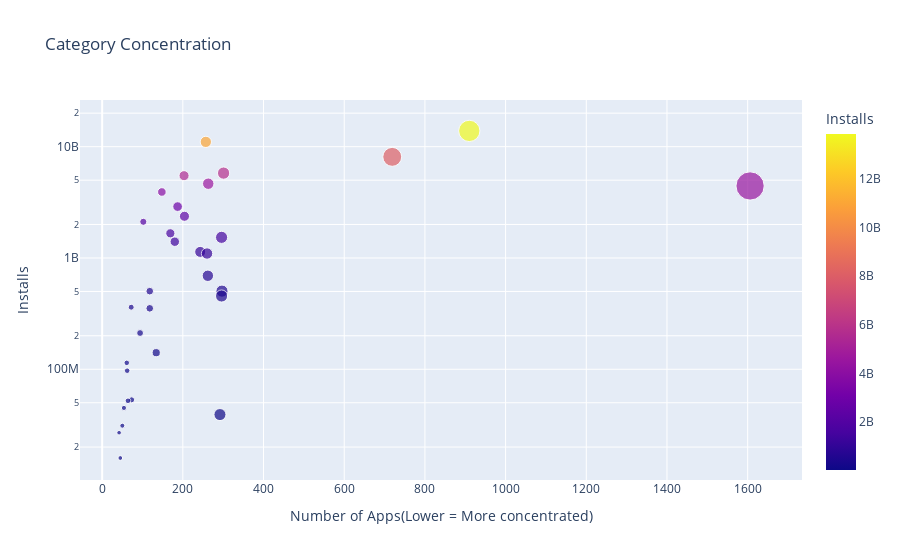

The code cell stored with this chart in its notebook:
### Code cell
fig = px.scatter(data_frame=category_installs_app, x='App', y='Installs', color='Installs', size='App', hover_name=category_installs_app.index, title='Category Concentration')
fig.update_layout(xaxis_title = 'Number of Apps(Lower = More concentrated)', yaxis=dict(type='log'))
fig.show()

### Figure 1 — Plotly figure (JSON) as saved in the notebook; plotly's stock layout.template omitted (floating-point values rounded to 4 significant figures)
{"data": [{"hovertemplate": "<b>%{hovertext}</b><br><br>App=%{marker.size}<br>Installs=%{marker.color}<extra></extra>", "hovertext": ["GAME", "COMMUNICATION", "TOOLS", "PRODUCTIVITY", "SOCIAL", "PHOTOGRAPHY", "FAMILY", "VIDEO_PLAYERS", "TRAVEL_AND_LOCAL", "NEWS_AND_MAGAZINES", "ENTERTAINMENT", "BOOKS_AND_REFERENCE", "PERSONALIZATION", "SHOPPING", "HEALTH_AND_FITNESS", "SPORTS", "BUSINESS", "LIFESTYLE", "MAPS_AND_NAVIGATION", "FINANCE", "WEATHER", "EDUCATION", "FOOD_AND_DRINK", "DATING", "ART_AND_DESIGN", "HOUSE_AND_HOME", "AUTO_AND_VEHICLES", "LIBRARIES_AND_DEMO", "COMICS", "MEDICAL", "PARENTING", "BEAUTY", "EVENTS"], "legendgroup": "", "marker": {"color": [13858762717, 11039241530, 8099724500, 5788070180, 5487841475, 4649143130, 4437554490, 3916897200, 2894859300, 2369110650, 2113660000, 1665791655, 1532341930, 1400331540, 1134006220, 1096431465, 692018120, 503611120, 503267560, 455249400, 361096500, 352852000, 211677750, 140912410, 114233100, 97082000, 53129800, 52083000, 44931100, 39162676, 31116110, 26916200, 15949410], "coloraxis": "coloraxis", "size": [910, 257, 719, 301, 203, 263, 1606, 148, 187, 204, 102, 169, 296, 180, 243, 260, 262, 297, 118, 296, 72, 118, 94, 134, 61, 62, 73, 64, 54, 292, 50, 42, 45], "sizemode": "area", "sizeref": 4.015, "symbol": "circle"}, "mode": "markers", "name": "", "orientation": "v", "showlegend": false, "type": "scatter", "x": [910, 257, 719, 301, 203, 263, 1606, 148, 187, 204, 102, 169, 296, 180, 243, 260, 262, 297, 118, 296, 72, 118, 94, 134, 61, 62, 73, 64, 54, 292, 50, 42, 45], "xaxis": "x", "y": [13858762717, 11039241530, 8099724500, 5788070180, 5487841475, 4649143130, 4437554490, 3916897200, 2894859300, 2369110650, 2113660000, 1665791655, 1532341930, 1400331540, 1134006220, 1096431465, 692018120, 503611120, 503267560, 455249400, 361096500, 352852000, 211677750, 140912410, 114233100, 97082000, 53129800, 52083000, 44931100, 39162676, 31116110, 26916200, 15949410], "yaxis": "y"}], "layout": {"coloraxis": {"colorbar": {"title": {"text": "Installs"}}, "colorscale": [[0, "#0d0887"], [0.1111, "#46039f"], [0.2222, "#7201a8"], [0.3333, "#9c179e"], [0.4444, "#bd3786"], [0.5556, "#d8576b"], [0.6667, "#ed7953"], [0.7778, "#fb9f3a"], [0.8889, "#fdca26"], [1, "#f0f921"]]}, "legend": {"itemsizing": "constant", "tracegroupgap": 0}, "title": {"text": "Category Concentration"}, "xaxis": {"anchor": "y", "domain": [0, 1], "title": {"text": "Number of Apps(Lower = More concentrated)"}}, "yaxis": {"anchor": "x", "domain": [0, 1], "title": {"text": "Installs"}, "type": "log"}}}
